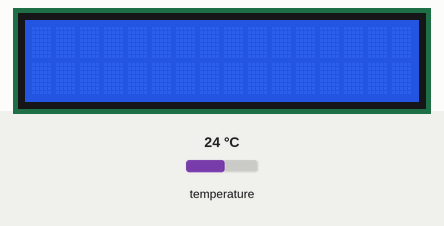
Recording of a sketch running on a simulated Arduino Uno, built with avr-gcc and run on an emulated ATmega328P. Shown: 16×2 character LCD. The inputs (shaded band) are chosen by the test bench; at power-on: temperature 24 °C. Random numbers use the default seed unless the sketch sets one; what the sketch prints to the serial monitor is not drawn.

Above: at 1.3 s.
1.4 s: temperature set to 29.2 °C
At 7.8 s:
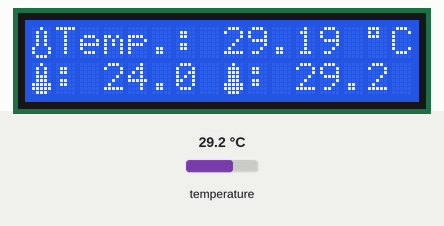
8.5 s: temperature set to 30.5 °C
At 12.3 s:
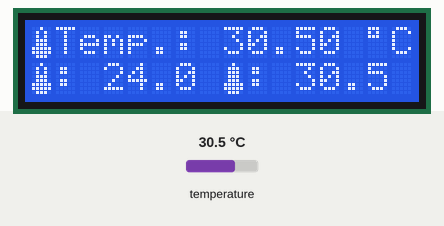
13.8 s: temperature set to 34.5 °C
At 20.0 s:
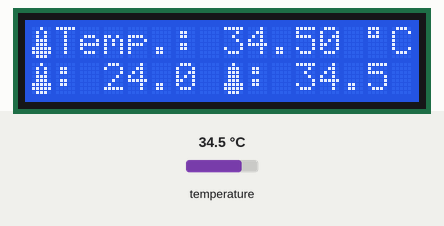
21.0 s: temperature set to 35.6 °C
At 24.5 s:
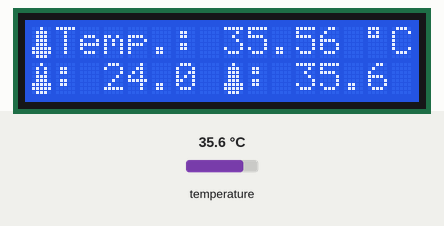
Timing chart, 0 to 26.0 s (numbered marks = the images above; inputs shaded):
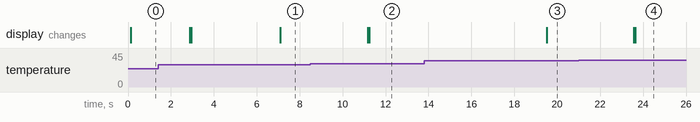

Measured:
- the behaviour switches between 30 and 30.1 °C on temperature (found by bisection; images 1 and 2)
- the behaviour switches between 34.9 and 35 °C on temperature (found by bisection; images 3 and 4)
- after the input at 8.5 s, the display: first changes after 2.7 s (image 2 shows a later state)
- after the input at 13.8 s, the display: changes after 5.7 s (image 3)
- after the input at 21.0 s, the display: first changes after 2.6 s (image 4 shows a later state)

The sketch:

Sensor1.ino
```cpp
#include <OneWire.h>
#include <DallasTemperature.h>
#include <LiquidCrystal.h>
#include <EtherCard.h>

#define APIKEY "MZKNYQLA1R30TF0F" // chave do gráfico do ThingSpeak

const char website[] PROGMEM = "api.thingspeak.com";

uint8_t Ethernet::buffer[700];//criando vetor de 700 posicoes
byte mymac[]={ 0x74,0x69,0x69,0x2D,0x30,0x31};// criando o mac


Stash stash;

byte session;

//timing variable
int res = 100; // was 0

const int chipSelect = 10;


// Porta do pino de sinal do DS18B20
#define ONE_WIRE_BUS 6


// Define uma instancia do oneWire para comunicacao com o sensor
OneWire oneWire(ONE_WIRE_BUS);


// Armazena temperaturas minima e maxima
float tempMin = 999;
float tempMax = 0;
float tempC;

 byte termometru[8] = {
    B00100,
    B01010,
    B01010,
    B01110,
    B01110,
    B11111,
    B11111,
    B01110

  };

//define o icone do termometro na temperatura minima

 byte termometrumin[8] = {
  0b00100,
  0b01010,
  0b01010,
  0b01010,
  0b01010,
  0b10001,
  0b10001,
  0b01110
};

//define o  icone do termometro na temperatura maxima

 byte termometrumax[8] = {
  0b00100,
  0b01110,
  0b01110,
  0b01110,
  0b01110,
  0b11111,
  0b11111,
  0b01110
};


DallasTemperature sensors(&oneWire);
DeviceAddress sensor1;


// Inicializa o LCD
LiquidCrystal lcd(7, 8, 5, 4, 3, 2);


//funcao para inicializar a rede
void inicializaRede(){
   byte vers = ether.begin(sizeof Ethernet::buffer,mymac,chipSelect);
   if(vers == 0){
      Serial.println(F("Erro na conexao"));
   }
    if (!ether.dhcpSetup()){
      Serial.println(F("DHCP failed"));

    }

    if (!ether.dnsLookup(website))
      Serial.println(F("DNS failed"));

    res = 180;
}


//Funcao que inicializa o lcd
void inicializarlcd(){
    lcd.begin(16, 2);
    lcd.clear();
    lcd.setCursor(0,0);
}


//Funcao para localizar e mostrar o endereco dos sensores
void identificasensor(){
  sensors.begin();

  // Localiza e mostra enderecos dos sensores
  Serial.println(F("Localizando sensores DS18B20..."));
  Serial.print(F("Foram encontrados "));
  Serial.print(sensors.getDeviceCount(), DEC);
  Serial.println(F(" sensores."));
  if (!sensors.getAddress(sensor1, 0))
     Serial.println(F("Sensores nao encontrados !"));

  // Mostra o endereco do sensor encontrado no barramento
  Serial.print(F("Endereco sensor: "));
  mostra_endereco_sensor(sensor1);
  Serial.println();
  Serial.println();
}


//Funcao que encontra o endereco do sensor
void mostra_endereco_sensor(DeviceAddress deviceAddress)
{
  for (uint8_t i = 0; i < 8; i++)
  {
    // Adiciona zeros se necessário
    if (deviceAddress[i] < 16) Serial.print(F("0"));
    Serial.print(deviceAddress[i], HEX);
  }
}


//Funcao para mostrar a temperatura do ambiente, a temperatura maxima e a minima
void medesensor(){

  // Le a informacao do sensor
  sensors.requestTemperatures();
  tempC = sensors.getTempC(sensor1);

  // Atualiza temperaturas minima e maxima
  if (tempC < tempMin)
  {
    tempMin = tempC;
  }
  if (tempC > tempMax)
  {
    tempMax = tempC;
  }

  // Mostra dados no serial monitor
  Serial.print(F("Temp C: "));
  Serial.print(tempC);
  Serial.print(F(" Min : "));
  Serial.print(tempMin);
  Serial.print(F(" Max : "));
  Serial.println(tempMax);

  delay(2000);
}


//Funcao para imprimir os dados na tela do lcd
void mostrandolcd(){


inicializarlcd();

  lcd.setCursor(1,0);
  lcd.print(F("Temp.:       "));
  //Simbolo grau
  lcd.write(223);
  lcd.print(F("C"));
  lcd.setCursor(8,0);
  lcd.print(tempC);
  lcd.setCursor(0,1);
  lcd.write(2);
  lcd.print(F(": "));
  lcd.setCursor(3,1);
  lcd.print(tempMin,1);
  lcd.setCursor(8,1);
  lcd.write(3);
  lcd.print(F(": "));
  lcd.setCursor(11,1);
  lcd.print(tempMax,1);


  variaTempC();

   delay(1000);
}


void variaTempC(){

      //comandos para fazer a temperatura ambiente variar de acordo com a temperatura
 if((tempC>30) && (tempC<35)){

  lcd.setCursor(0,0);
  lcd.write(2);

}else if (tempC<=30.0){


  lcd.setCursor(0,0);
  lcd.write(4);

}else{


  lcd.setCursor(0,0);
  lcd.write(3);

}
}


 void initialize_ethernet(void){
  for(;;){ // keep trying until you succeed
    //Reinitialize ethernet module
    //pinMode(5, OUTPUT);  // do notknow what this is for, i ve got something elso on pin5
    //Serial.println("Reseting Ethernet...");
    //digitalWrite(5, LOW);
    //delay(1000);
    //digitalWrite(5, HIGH);
    //delay(500);

    // Change 'SS' to your Slave Select pin, if you arn't using the default pin
    if (ether.begin(sizeof Ethernet::buffer, mymac, SS) == 0){
      Serial.println( "Failed to access Ethernet controller");
      continue;
    }

    if (!ether.dhcpSetup()){
      Serial.println("DHCP failed");
      continue;
    }


    if (!ether.dnsLookup(website))
      Serial.println("DNS failed");


    //reset init value
    res = 180;
    break;
  }
}


void enviaDados(){
 if (res > 220){
    initialize_ethernet();
  }

  res = res + 1;

  ether.packetLoop(ether.packetReceive());

  //200 res = 10 seconds (50ms each res)
  if (res == 200) {


    //Generate random info
    float demo = random(0,500);
    word one = random(0,500);

    // generate two fake values as payload - by using a separate stash,
    // we can determine the size of the generated message ahead of time
    // field1=(Field 1 Data)&field2=(Field 2 Data)&field3=(Field 3 Data)&field4=(Field 4 Data)&field5=(Field 5 Data)&field6=(Field 6 Data)&field7=(Field 7 Data)&field8=(Field 8 Data)&lat=(Latitude in Decimal Degrees)&long=(Longitude in Decimal Degrees)&elevation=(Elevation in meters)&status=(140 Character Message)
    byte sd = stash.create();
    stash.print("field1=");
    stash.print(String(tempC));
    //stash.print("&field2=");
    //stash.print(one);
    //stash.print("&field3=");
    //stash.print(msje);
    stash.save();

    //Display data to be sent


    // generate the header with payload - note that the stash size is used,
    // and that a "stash descriptor" is passed in as argument using "$H"
    Stash::prepare(PSTR("POST /update HTTP/1.0" "\r\n"
      "Host: $F" "\r\n"
      "Connection: close" "\r\n"
      "X-THINGSPEAKAPIKEY: $F" "\r\n"
      "Content-Type: application/x-www-form-urlencoded" "\r\n"
      "Content-Length: $D" "\r\n"
      "\r\n"
      "$H"),
    website, PSTR(APIKEY), stash.size(), sd);

    // send the packet - this also releases all stash buffers once done
    session = ether.tcpSend();

 // added from: http://jeelabs.net/boards/7/topics/2241
 int freeCount = stash.freeCount();
    if (freeCount <= 3) {   Stash::initMap(56); }
  }

   const char* reply = ether.tcpReply(session);

   if (reply != 0) {
     res = 0;
     Serial.println(F(" >>>REPLY recieved...."));
     Serial.println(reply);
   }
   delay(300);

}

void setup(void)
{
  Serial.begin(9600);
  lcd.createChar(2,termometru);
  lcd.createChar(4,termometrumin);
  lcd.createChar(3,termometrumax);

 //Chamada das funcoes criadas anteriormente

  identificasensor();
  inicializarlcd();
 initialize_ethernet();
}

void loop(){
  //Chamada das funcoes criadas anteriormente

  medesensor();
  variaTempC();
  mostrandolcd();
  enviaDados();
}
```
